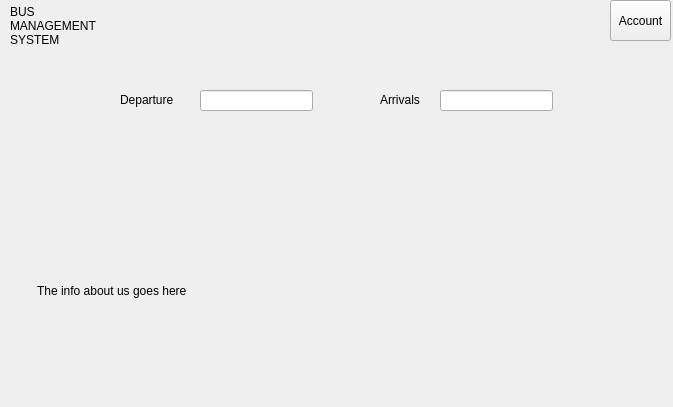
<?xml version="1.0" encoding="UTF-8"?>
<ui version="4.0">
 <class>HomeWindow</class>
 <widget class="QWidget" name="HomeWindow">
  <property name="geometry">
   <rect>
    <x>0</x>
    <y>0</y>
    <width>673</width>
    <height>407</height>
   </rect>
  </property>
  <property name="windowTitle">
   <string>Form</string>
  </property>
  <widget class="QPushButton" name="btnAccount">
   <property name="geometry">
    <rect>
     <x>610</x>
     <y>0</y>
     <width>61</width>
     <height>41</height>
    </rect>
   </property>
   <property name="text">
    <string>Account</string>
   </property>
  </widget>
  <widget class="QLineEdit" name="searchD">
   <property name="geometry">
    <rect>
     <x>200</x>
     <y>90</y>
     <width>113</width>
     <height>21</height>
    </rect>
   </property>
  </widget>
  <widget class="QLineEdit" name="searchA">
   <property name="geometry">
    <rect>
     <x>440</x>
     <y>90</y>
     <width>113</width>
     <height>21</height>
    </rect>
   </property>
  </widget>
  <widget class="QLabel" name="label">
   <property name="geometry">
    <rect>
     <x>120</x>
     <y>90</y>
     <width>71</width>
     <height>20</height>
    </rect>
   </property>
   <property name="text">
    <string>Departure</string>
   </property>
  </widget>
  <widget class="QLabel" name="label_2">
   <property name="geometry">
    <rect>
     <x>380</x>
     <y>90</y>
     <width>58</width>
     <height>20</height>
    </rect>
   </property>
   <property name="text">
    <string>Arrivals</string>
   </property>
  </widget>
  <widget class="QLabel" name="label_3">
   <property name="geometry">
    <rect>
     <x>10</x>
     <y>0</y>
     <width>91</width>
     <height>51</height>
    </rect>
   </property>
   <property name="text">
    <string>BUS
MANAGEMENT
SYSTEM</string>
   </property>
  </widget>
  <widget class="QLabel" name="label_4">
   <property name="geometry">
    <rect>
     <x>37</x>
     <y>200</y>
     <width>591</width>
     <height>181</height>
    </rect>
   </property>
   <property name="text">
    <string>The info about us goes here</string>
   </property>
  </widget>
 </widget>
 <resources/>
 <connections/>
</ui>
